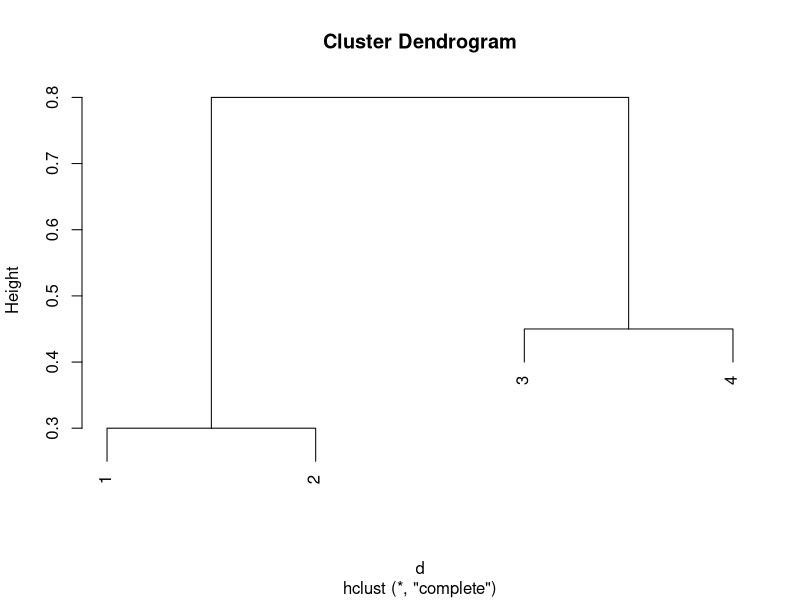
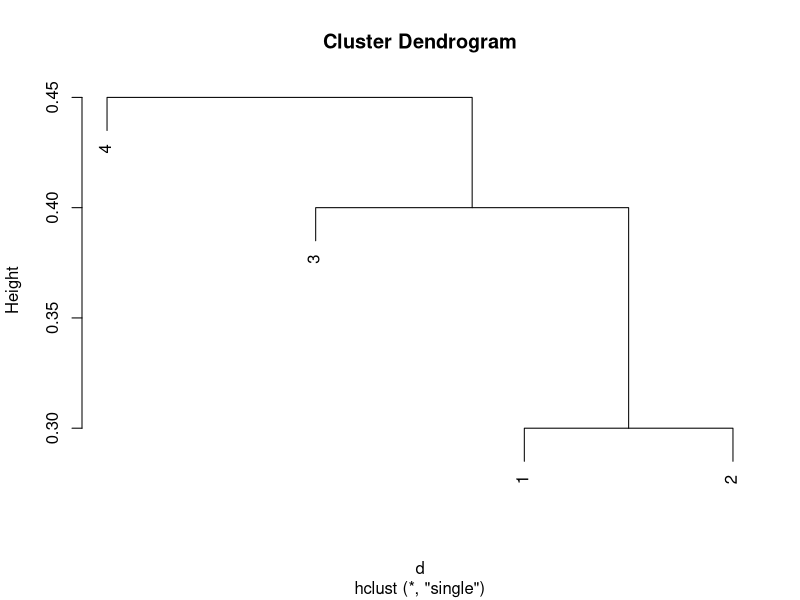
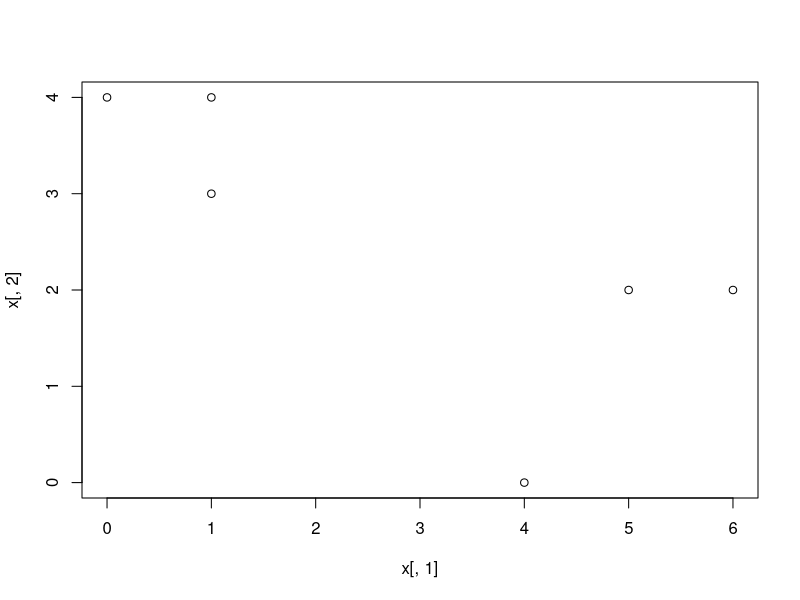
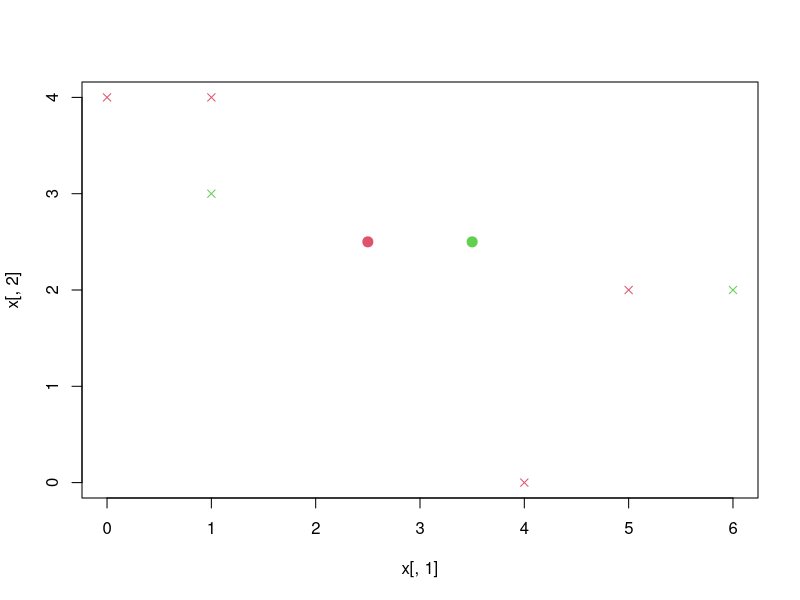
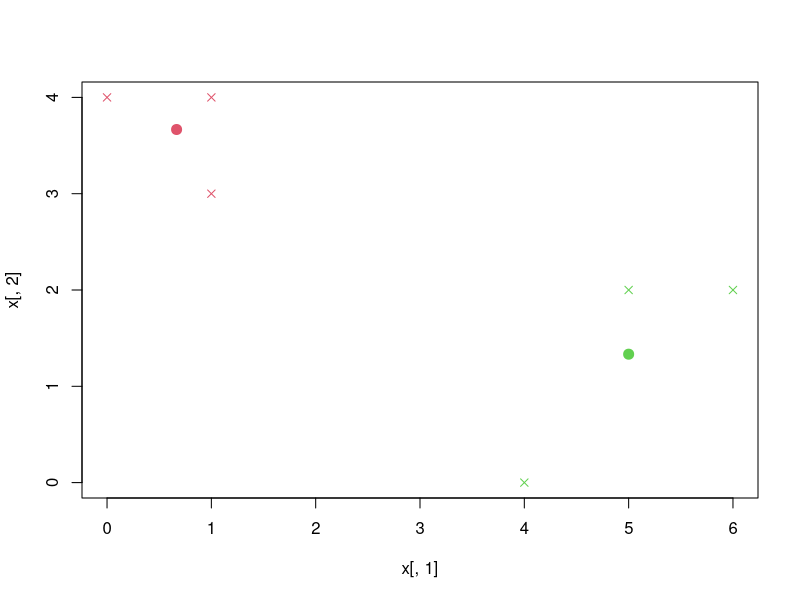
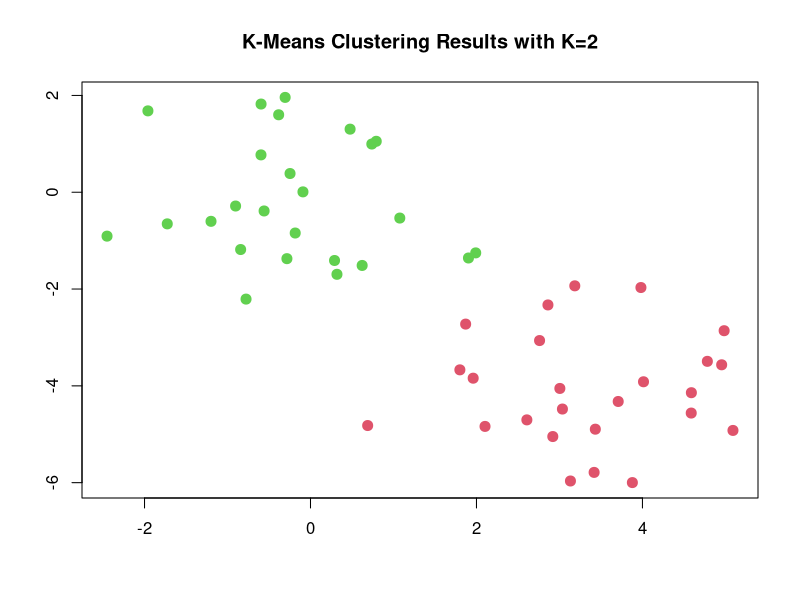
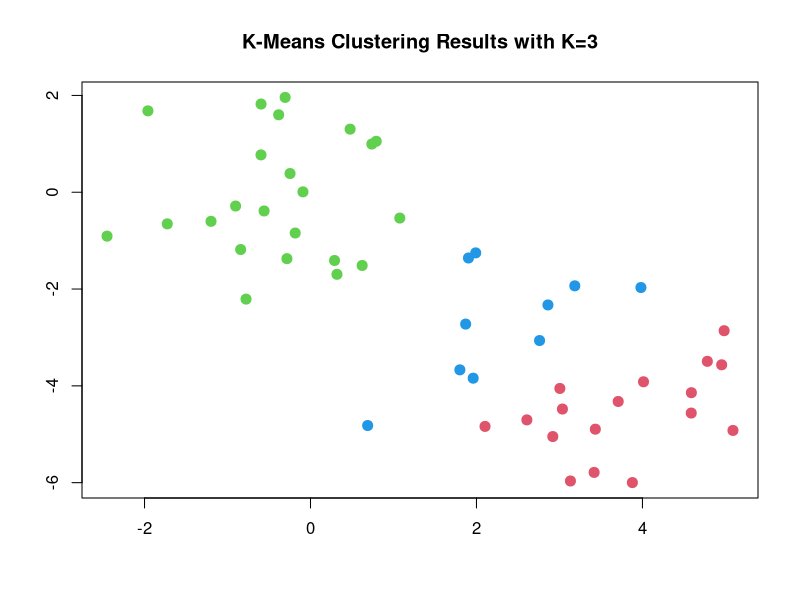
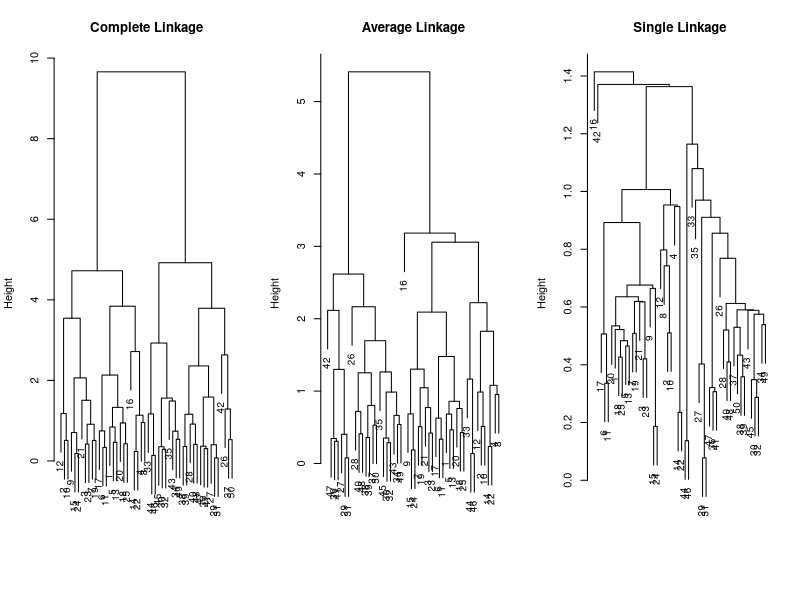

These figures' R source, in order:
#-------------CORRECTION TD12
#---------EX01
#Complete
d = as.dist(matrix(c(0, 0.3, 0.4, 0.7, 
                     0.3, 0, 0.5, 0.8,
                     0.4, 0.5, 0.0, 0.45,
                     0.7, 0.8, 0.45, 0.0), nrow=4))
plot(hclust(d, method="complete"))

#single
plot(hclust(d, method="single"))
#c) (1,2), (3,4)
#d) (1, 2, 3), (4)

#---------EX02
x = cbind(c(1, 1, 0, 5, 6, 4), c(4, 3, 4, 2, 2, 0))
plot(x[,1], x[,2])
set.seed(1)
labels = sample(2, nrow(x), replace=T)
#1 1 2 2 1 2
#c)
centroid1 = c(mean(x[labels==1, 1]), mean(x[labels==1, 2]))
centroid2 = c(mean(x[labels==2, 1]), mean(x[labels==2, 2]))
plot(x[,1], x[,2], col=(labels+1), pch=4, cex=1)
points(centroid1[1], centroid1[2], col=2, pch=20,cex=2)
points(centroid2[1], centroid2[2], col=3, pch=20,cex=2)
#d)
euclid = function(a, b) {
  return(sqrt((a[1] - b[1])^2 + (a[2]-b[2])^2))
}
assign_labels = function(x, centroid1, centroid2) {
  labels = rep(NA, nrow(x))
  for (i in 1:nrow(x)) {
    if (euclid(x[i,], centroid1) < euclid(x[i,], centroid2)) {
      labels[i] = 1
    } else {
      labels[i] = 2
    }
  }
  return(labels)
}
labels = assign_labels(x, centroid1, centroid2)
#e)
last_labels = rep(0, 6)
while (!all(last_labels == labels)) {
  last_labels = labels
  centroid1 = c(mean(x[labels==1, 1]), mean(x[labels==1, 2]))
  centroid2 = c(mean(x[labels==2, 1]), mean(x[labels==2, 2]))
  print(centroid1)
  print(centroid2)
  labels = assign_labels(x, centroid1, centroid2)
}

#f
plot(x[,1], x[,2], col=(labels+1), pch=4, cex=1)
points(centroid1[1], centroid1[2], col=2, pch=20, cex=2)
points(centroid2[1], centroid2[2], col=3, pch=20, cex=2)
centroid1
centroid2

#----------PRACTICAL APPLICATION
# K-Means Clustering
set.seed(2)
x=matrix(rnorm(50*2), ncol=2)
x[1:25,1]=x[1:25,1]+3
x[1:25,2]=x[1:25,2]-4
km.out=kmeans(x,2,nstart=20)
km.out$cluster #The K-means clustering perfectly separated the observations into two clus- ters even though we did not supply any group information to kmeans().
plot(x, col=(km.out$cluster+1), main="K-Means Clustering Results with K=2", xlab="", ylab="", pch=20, cex=2)
#If there were more than two variables performing ACP would be a good idea.
set.seed(4)
km.out=kmeans(x,3,nstart=20)
km.out
plot(x, col=(km.out$cluster+1), main="K-Means Clustering Results with K=3", xlab="", ylab="", pch=20, cex=2)
#When K = 3, K-means clustering splits up the two clusters.
km.out$tot.withinss #The total within-cluster sum of squares, we seek to minimize (see the lecture)
#Within cluster variation in the lecture.

#------ Hierarchical Clustering
hc.complete=hclust(dist(x), method="complete")
hc.average=hclust(dist(x), method="average")
hc.single=hclust(dist(x), method="single")
par(mfrow=c(1,3))
plot(hc.complete,main="Complete Linkage", xlab="", sub="", cex=.9)
plot(hc.average, main="Average Linkage", xlab="", sub="", cex=.9)
plot(hc.single, main="Single Linkage", xlab="", sub="", cex=.9)
cutree(hc.complete, 2)
cutree(hc.average, 2)
cutree(hc.single, 2) 
#"complete" and "average" linkage generally separate the observations into their truly groups. 
#However, "single" linkage isolates one point.
cutree(hc.single, 4)
xsc=scale(x)
plot(hclust(dist(xsc), method="complete"), main="Hierarchical Clustering with Scaled Features")